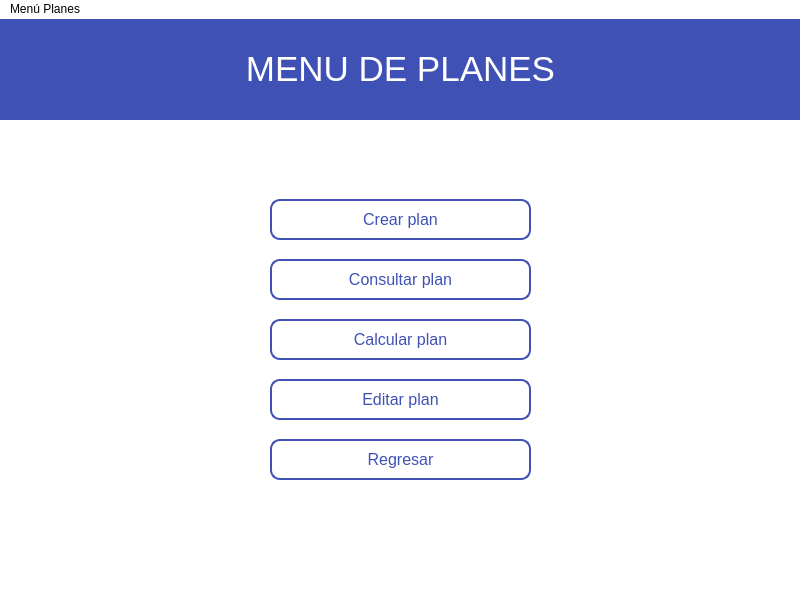
<?xml version="1.0" encoding="UTF-8"?>
<ui version="4.0">
 <class>MenuPlanesWindow</class>
 <widget class="QMainWindow" name="MenuPlanesWindow">
  <property name="geometry">
   <rect>
    <x>0</x>
    <y>0</y>
    <width>800</width>
    <height>600</height>
   </rect>
  </property>
  <property name="windowTitle">
   <string>Menú Planes</string>
  </property>
  <property name="styleSheet">
   <string notr="true">background-color: rgb(255, 255, 255);</string>
  </property>
  <widget class="QWidget" name="centralwidget">
   <widget class="QLabel" name="label_titulo">
    <property name="geometry">
     <rect>
      <x>0</x>
      <y>0</y>
      <width>801</width>
      <height>101</height>
     </rect>
    </property>
    <property name="font">
     <font>
      <family>Tahoma</family>
      <pointsize>26</pointsize>
      <weight>50</weight>
      <bold>false</bold>
     </font>
    </property>
    <property name="styleSheet">
     <string notr="true">background-color: rgb(63, 81, 181);
color: rgb(255, 255, 255);</string>
    </property>
    <property name="text">
     <string>&lt;html&gt;&lt;head/&gt;&lt;body&gt;&lt;p align=&quot;center&quot;&gt;MENU DE PLANES&lt;/p&gt;&lt;/body&gt;&lt;/html&gt;</string>
    </property>
   </widget>
   <widget class="QPushButton" name="pushButton_Regresar">
    <property name="geometry">
     <rect>
      <x>270</x>
      <y>420</y>
      <width>261</width>
      <height>41</height>
     </rect>
    </property>
    <property name="font">
     <font>
      <family>Tahoma</family>
      <pointsize>12</pointsize>
      <weight>50</weight>
      <bold>false</bold>
     </font>
    </property>
    <property name="cursor">
     <cursorShape>PointingHandCursor</cursorShape>
    </property>
    <property name="styleSheet">
     <string notr="true">color: rgb(63, 81, 181);
border-style: solid;
background-color:rgb(255, 255, 255) ;
border-color:rgb(63, 81, 181);
border-width: 2px;
border-radius: 10px;</string>
    </property>
    <property name="text">
     <string>Regresar</string>
    </property>
   </widget>
   <widget class="QPushButton" name="pushButton_CalcularPlan">
    <property name="geometry">
     <rect>
      <x>270</x>
      <y>300</y>
      <width>261</width>
      <height>41</height>
     </rect>
    </property>
    <property name="font">
     <font>
      <family>Tahoma</family>
      <pointsize>12</pointsize>
      <weight>50</weight>
      <bold>false</bold>
     </font>
    </property>
    <property name="cursor">
     <cursorShape>PointingHandCursor</cursorShape>
    </property>
    <property name="styleSheet">
     <string notr="true">color: rgb(63, 81, 181);
border-style: solid;
background-color:rgb(255, 255, 255) ;
border-color:rgb(63, 81, 181);
border-width: 2px;
border-radius: 10px;</string>
    </property>
    <property name="text">
     <string>Calcular plan</string>
    </property>
   </widget>
   <widget class="QPushButton" name="pushButton_ConsultarPlan">
    <property name="geometry">
     <rect>
      <x>270</x>
      <y>240</y>
      <width>261</width>
      <height>41</height>
     </rect>
    </property>
    <property name="font">
     <font>
      <family>Tahoma</family>
      <pointsize>12</pointsize>
      <weight>50</weight>
      <bold>false</bold>
     </font>
    </property>
    <property name="cursor">
     <cursorShape>PointingHandCursor</cursorShape>
    </property>
    <property name="styleSheet">
     <string notr="true">color: rgb(63, 81, 181);
border-style: solid;
background-color:rgb(255, 255, 255) ;
border-color:rgb(63, 81, 181);
border-width: 2px;
border-radius: 10px;</string>
    </property>
    <property name="text">
     <string>Consultar plan</string>
    </property>
   </widget>
   <widget class="QPushButton" name="pushButton_CrearPlan">
    <property name="geometry">
     <rect>
      <x>270</x>
      <y>180</y>
      <width>261</width>
      <height>41</height>
     </rect>
    </property>
    <property name="font">
     <font>
      <family>Tahoma</family>
      <pointsize>12</pointsize>
      <weight>50</weight>
      <bold>false</bold>
     </font>
    </property>
    <property name="cursor">
     <cursorShape>PointingHandCursor</cursorShape>
    </property>
    <property name="styleSheet">
     <string notr="true">color: rgb(63, 81, 181);
border-style: solid;
background-color:rgb(255, 255, 255) ;
border-color:rgb(63, 81, 181);
border-width: 2px;
border-radius: 10px;</string>
    </property>
    <property name="text">
     <string>Crear plan</string>
    </property>
   </widget>
   <widget class="QPushButton" name="pushButton_EditarPlan">
    <property name="geometry">
     <rect>
      <x>270</x>
      <y>360</y>
      <width>261</width>
      <height>41</height>
     </rect>
    </property>
    <property name="font">
     <font>
      <family>Tahoma</family>
      <pointsize>12</pointsize>
      <weight>50</weight>
      <bold>false</bold>
     </font>
    </property>
    <property name="cursor">
     <cursorShape>PointingHandCursor</cursorShape>
    </property>
    <property name="styleSheet">
     <string notr="true">color: rgb(63, 81, 181);
border-style: solid;
background-color:rgb(255, 255, 255) ;
border-color:rgb(63, 81, 181);
border-width: 2px;
border-radius: 10px;</string>
    </property>
    <property name="text">
     <string>Editar plan</string>
    </property>
   </widget>
  </widget>
  <widget class="QMenuBar" name="menubar">
   <property name="geometry">
    <rect>
     <x>0</x>
     <y>0</y>
     <width>800</width>
     <height>21</height>
    </rect>
   </property>
   <widget class="QMenu" name="menuMen_Planes">
    <property name="title">
     <string>Menú Planes</string>
    </property>
   </widget>
   <addaction name="menuMen_Planes"/>
  </widget>
  <widget class="QStatusBar" name="statusbar"/>
 </widget>
 <resources/>
 <connections/>
</ui>
